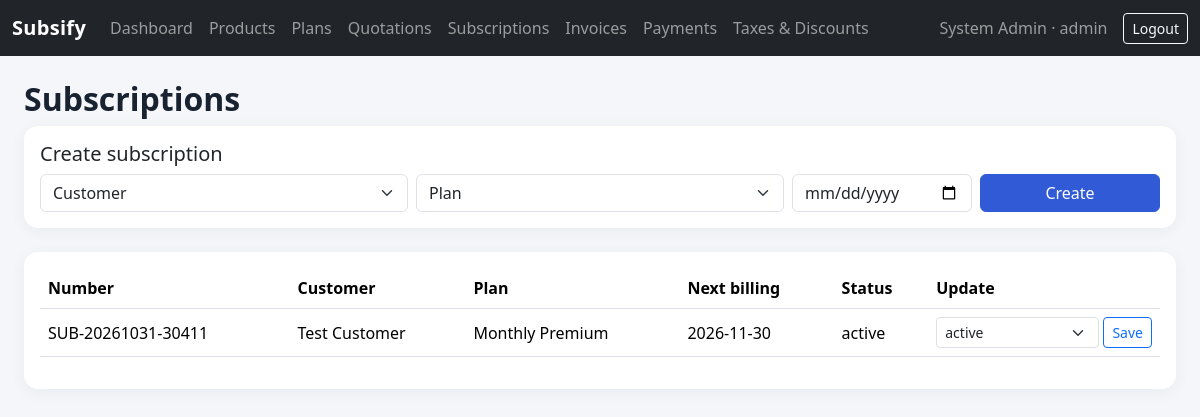
The app's page /subscriptions/ (signed in) with its own data.
### tables this page shows
CREATE TABLE subscriptions (
 id INTEGER PRIMARY KEY AUTOINCREMENT, subscription_number TEXT UNIQUE,
 customer_id INTEGER NOT NULL, plan_id INTEGER NOT NULL,
 start_date TEXT NOT NULL, next_billing_date TEXT NOT NULL,
 end_date TEXT, status TEXT DEFAULT 'active',
 FOREIGN KEY(customer_id) REFERENCES customers(id),
 FOREIGN KEY(plan_id) REFERENCES plans(id)
);

CREATE TABLE plans (
 id INTEGER PRIMARY KEY AUTOINCREMENT, product_id INTEGER NOT NULL,
 name TEXT NOT NULL, frequency TEXT NOT NULL
 CHECK(frequency IN ('daily','weekly','monthly','yearly')),
 price REAL NOT NULL, min_quantity INTEGER DEFAULT 1, active INTEGER DEFAULT 1,
 FOREIGN KEY(product_id) REFERENCES products(id)
);

### subscriptions.py (the view, shortened to what this page needs)
@subscriptions_bp.route("/", methods=["GET", "POST"])
@login_required
@role_required("admin", "staff")
def index():
    db = get_db()
    customers = db.execute("""SELECT customers.id, COALESCE(users.name, customers.company_name, 'Customer') name
        FROM customers LEFT JOIN users ON users.id=customers.user_id""").fetchall()
    plans = db.execute("SELECT plans.*, products.name product_name FROM plans JOIN products ON products.id=plans.product_id WHERE plans.active=1").fetchall()
    rows = db.execute("""SELECT s.*, COALESCE(u.name,c.company_name,'Customer') customer_name,
        p.name plan_name FROM subscriptions s JOIN customers c ON c.id=s.customer_id
        LEFT JOIN users u ON u.id=c.user_id JOIN plans p ON p.id=s.plan_id ORDER BY s.id DESC""").fetchall()
    return render_template("subscriptions.html", customers=customers, plans=plans, subscriptions=rows)

### auth.py (called while the page is built)
def login_required(fn):
    @wraps(fn)
    def wrapper(*args, **kwargs):
        if not session.get("user_id"):
            flash("Please log in first.", "warning")
            return redirect(url_for("auth.login"))
        return fn(*args, **kwargs)
    return wrapper

def role_required(*roles):
    def decorator(fn):
        @wraps(fn)
        def wrapper(*args, **kwargs):
            if session.get("role") not in roles:
                flash("You do not have permission to access that page.", "danger")
                return redirect(url_for("dashboard.index"))
            return fn(*args, **kwargs)
        return wrapper
    return decorator

### database.py (called while the page is built)
def get_db():
    if "db" not in g:
        g.db = sqlite3.connect(current_app.config["DATABASE"])
        g.db.row_factory = sqlite3.Row
        g.db.execute("PRAGMA foreign_keys = ON")
    return g.db

### templates/subscriptions.html
{% extends "base.html" %}{% block content %}<h2>Subscriptions</h2><div class="card mb-4"><div class="card-body"><h5>Create subscription</h5><form method="post" class="row g-2"><div class="col-md-4"><select name="customer_id" class="form-select" required><option value="">Customer</option>{% for c in customers %}<option value="{{ c.id }}">{{ c.name }}</option>{% endfor %}</select></div><div class="col-md-4"><select name="plan_id" class="form-select" required><option value="">Plan</option>{% for p in plans %}<option value="{{ p.id }}">{{ p.name }} — ₹{{ p.price }}/{{ p.frequency }}</option>{% endfor %}</select></div><div class="col-md-2"><input type="date" name="start_date" class="form-control" value="{{ '' }}"></div><div class="col-md-2"><button class="btn btn-primary w-100">Create</button></div></form></div></div>
<div class="card"><div class="card-body"><table class="table"><tr><th>Number</th><th>Customer</th><th>Plan</th><th>Next billing</th><th>Status</th><th>Update</th></tr>{% for s in subscriptions %}<tr><td>{{ s.subscription_number }}</td><td>{{ s.customer_name }}</td><td>{{ s.plan_name }}</td><td>{{ s.next_billing_date }}</td><td>{{ s.status }}</td><td><form method="post" action="{{ url_for('subscriptions.status',sid=s.id) }}" class="d-flex gap-1"><select class="form-select form-select-sm" name="status">{% for x in ['active','paused','closed'] %}<option {% if s.status==x %}selected{% endif %}>{{ x }}</option>{% endfor %}</select><button class="btn btn-sm btn-outline-primary">Save</button></form></td></tr>{% else %}<tr><td colspan="6">No subscriptions yet.</td></tr>{% endfor %}</table></div></div>{% endblock %}

### static/style.css (style rules this page uses)
body { background:#f4f6fa;color:#182230 }
.card { border:0;border-radius:14px;box-shadow:0 3px 16px rgba(16,24,40,.05) }
.table { vertical-align:middle }
.btn-primary { background:#315bd6;border-color:#315bd6 }
h2 { font-weight:700 }

### records on screen
subscriptions: subscription_number "SUB-20261031-30411", customer_name "Test Customer", plan_name "Monthly Premium", next_billing_date "2026-11-30", status "active"

### other values on screen
{{ session.get('name') }} "System Admin"
{{ session.get('role') }} "admin"
